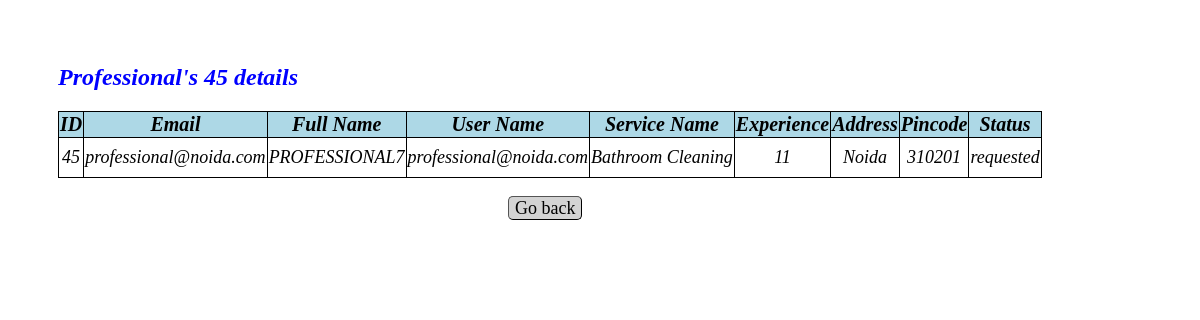
The page /viewprofessional/45 on the database its author committed.
### app.py (models this page shows)
class User_Info(db.Model):
    __tablename__="user_info"
    id=db.Column(db.Integer,primary_key=True)
    email=db.Column(db.String,nullable=False)
    full_name=db.Column(db.String,nullable=False)
    user_name=db.Column(db.String,unique=True,nullable=False)
    service_name=db.Column(db.String,nullable=False)
    experience=db.Column(db.Integer,nullable=False)
    pwd=db.Column(db.String,nullable=False)
    add=db.Column(db.String,nullable=True)
    pincode=db.Column(db.String,nullable=False)
    role=db.Column(db.Integer,nullable=False,default=1)
    status=db.Column(db.String,unique=True)
    location=db.Column(db.String,nullable=False)
    reviews=db.Column(db.String,nullable=False)
    phone_number=db.Column(db.Integer,nullable=False)

### app.py (the view)
@app.route("/viewprofessional/<int:id>", methods=["GET", "POST"])
def view_professional(id):
  service = User_Info.query.filter_by(id=id).first()
  return render_template ("view_professional.html",service=service)

### templates/view_professional.html (shortened to what this page needs)
<!DOCTYPE html>
<html lang="en">
<head>
</head>
<body>
    <br><br>
    <h2>Professional's {{service.id}} details</h2>
    <table id="service-table">
        <thead>
            <tr>
                <th>ID</th>
                <th>Email</th>
                <th>Full Name</th>
                <th>User Name</th>
                <th>Service Name</th>
                <th>Experience</th>
                <th>Address</th>
                <th>Pincode</th>
                <th>Status</th>
            </tr>
        <tbody>
            <tr style="height:40px;">
                <td>{{service["id"]}}</td>
                <td>{{service["email"]}}</td>
                <td>{{service["full_name"]}}</td>
                <td>{{service["user_name"]}}</td>
                <td>{{service["service_name"]}}</td>
                <td>{{service["experience"]}}</td>
                <td>{{service["add"]}}</td>
                <td>{{service["pincode"]}}</td>
                <td>{{service["status"]}}</td>
            </tr>
        </tbody>
        </thead>
    </table>
    <a class="button" href="/admindashboard">Go back</a>
</body>
</html>

### templates/view_professional.html (style rules this page uses)
table , td { text-align: center; font-style: italic; width:auto; margin-left: 50px; border-radius: 10px; border-color: blue; border: 1px solid black; border-collapse: collapse ; margin-bottom: 20px; }
th { background-color: lightblue; border: 1px solid black; font-size:20px; }
td { font-size:18px; }
h2 { font-style: italic; margin-left: 50px; color: blue; margin-bottom: 20px; }
a.button { padding: 1px 6px; border: 1px outset buttonborder; border-radius: 5px; color: black; background-color: lightgrey; text-decoration: none; font-size:18px }
a { margin-left: 500px; }

### rows shown on the page
User_Info: id "45", email "professional@noida.com", full_name "PROFESSIONAL7", user_name "professional@noida.com", service_name "Bathroom Cleaning", experience "11", add "Noida", pincode "310201", status "requested"
